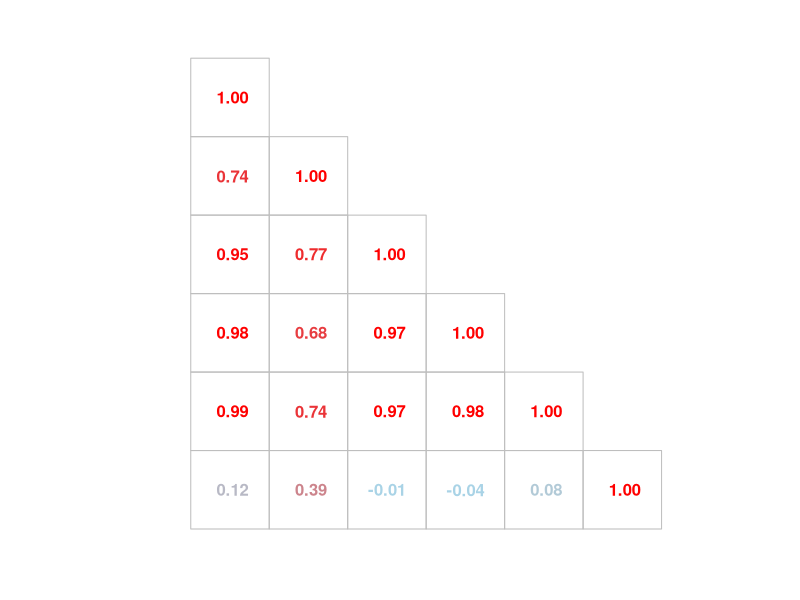

Source code (R): (Note: this script raises an error after producing the figure.)
#Ce script correspond à la modélisation des différentes séries temporelles

#rm(list=ls())
setwd("PFE_Time_Series")
library(tseries)
library(forecast)
library(corrplot)

annuelle <- read.csv("Data/Data_Annuel.csv", sep=";", dec=",", nrows=30)
trim <- read.csv("Data/Data_Trim.csv", sep=";", dec=",")

cor.mtest <- function(mat, conf.level = 0.95){
  mat <- as.matrix(mat)
  n <- ncol(mat)
  p.mat <- lowCI.mat <- uppCI.mat <- matrix(NA, n, n)
  diag(p.mat) <- 0
  diag(lowCI.mat) <- diag(uppCI.mat) <- 1
  for(i in 1:(n-1)){
    for(j in (i+1):n){
      tmp <- cor.test(mat[,i], mat[,j], conf.level = conf.level)
      p.mat[i,j] <- p.mat[j,i] <- tmp$p.value
      lowCI.mat[i,j] <- lowCI.mat[j,i] <- tmp$conf.int[1]
      uppCI.mat[i,j] <- uppCI.mat[j,i] <- tmp$conf.int[2]
    }
  }
  return(list(p.mat, lowCI.mat, uppCI.mat))
}
res<-cor.mtest(annuelle, 0.95)
res

#Visualisation de la matrice de correlation
corrplot(cor(annuelle[1:28,]), method = "number", type="lower", p.mat=res[[1]], insig="pch", col=colorRampPalette(c("blue", "light blue", "red"))(50))

###Séries temporelles MSE
MSEAnn<-visualisation(annuelle$MSE, 1990, 2017, 1, "de la masse salariale annuelle")
MSETrim<-visualisation(trim$MSE, 1990, c(2017,2), 4, "de la masse salariale trimestrielle")

MSEAnnTrain <- window(MSEAnn, start=1990, end=2015)
MSETrimTrain <- window(MSETrim, start=1990, end=c(2015,4))
MSEAnnTest <- window(MSEAnn, start=2016)
MSETrimTest <- window(MSETrim, start=2016, end=c(2017,2))

##Lissage Exponentiel
MSEAnnPred<-lissage_exponentiel(MSEAnnTrain, 1990, 2015, 1, 2)

plot(MSEAnnTest, type='l', ylim=c(min(MSEAnnTest,MSEAnnPred$mean),max(MSEAnnTest,MSEAnnPred$mean)),
     main="Comparaison entre la prédiction du lissage exponentiel et 
     les valeurs réelles pour la masse salariale annuelle")
lines(MSEAnnPred$mean, col="red")

plot(MSEAnnTrain, type="l", ylim=c(min(MSEAnnTrain,MSEAnnPred$fitted),max(MSEAnnTrain,MSEAnnPred$fitted)),
     main="Comparaison entre les données prédites par le lissage et 
     les valeurs réelles pour la masse salariale annuelle")
lines(MSEAnnPred$fitted, col="red")

MSETrimPred<-lissage_exponentiel(MSETrimTrain, 1990, 2015, 4, 6)

plot(MSETrimTest, type='l', ylim=c(min(MSETrimTest,MSETrimPred$mean),max(MSETrimTest,MSETrimPred$mean)),
     main="Comparaison entre la prédiction du lissage exponentiel et
     les valeurs réelles pour la masse salariale trimestrielle")
lines(MSETrimPred$mean, col='red')

##Modèles SARIMA
#Train

ARIMAMSETrimTrain <- auto.arima(MSETrimTrain, stationary = F)
plot(MSETrimTrain, main="Comparaison entre le modèle SARIMA et les données
    d'apprentissage pour la masse salariale trimestrielle")
lines(ARIMAMSETrimTrain$fitted, col="red")

ARIMAMSEAnnTrain <- auto.arima(MSEAnnTrain, stationary = F)
plot(MSEAnnTrain, main="Comparaison entre le modèle ARIMA et les données
    d'apprentissage pour la masse salariale annuelle", 
    ylim=c(min(MSEAnnTrain,ARIMAMSEAnnTrain$fitted),max(MSEAnnTrain,ARIMAMSEAnnTrain$fitted)))
lines(ARIMAMSEAnnTrain$fitted, col="red")

#Test
ARIMAMSETrimTest <- forecast(ARIMAMSETrimTrain, h=6)
plot(MSETrimTest, main="Comparaison entre le modèle SARIMA et les données de
    validation pour la masse salariale trimestrielle")
lines(ARIMAMSETrimTest$mean, col="red")

ARIMAMSEAnnTest <- forecast(ARIMAMSEAnnTrain, h = 2)
plot(MSEAnnTest, main="Comparaison entre le modèle ARIMA et les données de 
    validation pour la masse salariale annuelle",
    ylim=c(min(MSEAnnTest,ARIMAMSEAnnTest$mean),max(MSEAnnTest,ARIMAMSEAnnTest$mean)))
lines(ARIMAMSEAnnTest$mean, col="red")

##Choix du modèle
best_model(MSEAnnTest, MSEAnnPred$mean, ARIMAMSEAnnTest$mean)
#-> Lissage Exponentiel
best_model(MSETrimTest, MSETrimPred$mean, ARIMAMSETrimTest$mean)
#-> Lissage Exponentiel

###SMIC
SMICAnn<-visualisation(annuelle$SMIC, 1990, 2019, 1, "du SMIC annuel")
SMICTrim<-visualisation(trim$SMIC, 1990, 2017, 4, "du SMIC trimestriel")

#On sépare les séries : modélisations jusque 2015, prévision à partir de 2016

SMICAnnTrain <- window(SMICAnn, start=1990, end=2015)
SMICTrimTrain <- window(SMICTrim, start=1990, end=c(2015,4))
SMICAnnTest <- window(SMICAnn, start=2016)
SMICTrimTest <- window(SMICTrim, start=2016)

##Lissage exponentiel
SMICAnnPred<-lissage_exponentiel(SMICAnnTrain, 1990, 2015, 1, 4)

plot(SMICAnnTest, type='l', 
     ylim=c(min(SMICAnnTest,SMICAnnPred$mean),max(SMICAnnTest,SMICAnnPred$mean)),
     main="Comparaison entre la prédiction du lissage exponentiel et les 
      valeurs réelles pour le SMIC annuel")
lines(SMICAnnPred$mean, col="red")

SMICTrimPred<-lissage_exponentiel(SMICTrimTrain, 1990, 2015, 1, 8)

plot(SMICTrimTest, type='l', 
     ylim=c(min(SMICTrimTest,SMICTrimPred$mean),max(SMICTrimTest,SMICTrimPred$mean)),
     main="Comparaison entre la prédiction du lissage exponentiel et les
      valeurs réelles pour le SMIC trimestriel")
lines(SMICTrimPred$mean, col='red')

##Modèles SARIMA

#Train

ARIMASMICTrimTrain <- auto.arima(SMICTrimTrain, stationary = F)
plot(SMICTrimTrain, main="Comparaison entre le modèle SARIMA et les données 
      d'apprentissage pour le SMIC trimestriel")
lines(ARIMASMICTrimTrain$fitted, col="red")

ARIMASMICAnnTrain <- auto.arima(SMICAnnTrain, stationary = F)
plot(SMICAnnTrain, main="Comparaison entre le modèle ARIMA et les données
      d'apprentissage pour le SMIC annuel")
lines(ARIMASMICAnnTrain$fitted, col="red")

#Test
ARIMASMICTrimTest <- forecast(ARIMASMICTrimTrain, h = 8)
plot(SMICTrimTest, main="Comparaison entre le modèle SARIMA et les données de
      validation pour le SMIC trimestriel", 
     ylim=c(min(SMICTrimTest,ARIMASMICTrimTest$mean),max(SMICTrimTest,ARIMASMICTrimTest$mean)))
lines(ARIMASMICTrimTest$mean, col="red")

ARIMASMICAnnTest <- forecast(ARIMASMICAnnTrain, h = 4)
plot(SMICAnnTest, main="Comparaison entre le modèle ARIMA et les données de
      validation pour le SMIC annuel", 
     ylim=c(min(SMICAnnTest,ARIMASMICAnnTest$mean),max(SMICAnnTest,ARIMASMICAnnTest$mean)))
lines(ARIMASMICAnnTest$mean, col="red")

##Choix du modèle
best_model(SMICAnnTest, SMICAnnPred$mean, ARIMASMICAnnTest$mean)
#-> modèle ARIMA
best_model(SMICTrimTest, SMICTrimPred$mean, ARIMASMICTrimTest$mean)
#-> modèle SARIMA

###PIB
PIBAnn<-visualisation(annuelle$PIB, 1990, 2019, 1, "du PIB annuel")
PIBTrim<-visualisation(trim$PIB, 1990, 2017, 4, "du PIB trimestriel")
PIBTrim<-window(PIBTrim, end=c(2017,1))

#On sépare les séries : modélisations jusque 2015, prévision à partir de 2016
PIBAnnTrain <- window(PIBAnn, start=1990, end=2015)
PIBTrimTrain <- window(PIBTrim, start=1990, end=c(2015,4))
PIBAnnTest <- window(PIBAnn, start=2016)
PIBTrimTest <- window(PIBTrim, start=2016, end=c(2017,1))

##Lissage Exponentiel
PIBAnnPred<-lissage_exponentiel(PIBAnnTrain, 1990, 2015, 1, 4)

plot(PIBAnnTest, type='l',
     ylim=c(min(PIBAnnTest,PIBAnnPred$mean),max(PIBAnnTest,PIBAnnPred$mean)),
     main="Comparaison entre la prédiction du lissage exponentiel et les 
      valeurs réelles pour le PIB annuel")
lines(PIBAnnPred$mean, col="red")

PIBTrimPred<-lissage_exponentiel(PIBTrimTrain, 1990, 2015, 1, 5)

plot(PIBTrimTest, type='l', 
     ylim=c(min(PIBTrimTest,PIBTrimPred$mean),max(PIBTrimTest,PIBTrimPred$mean)),
     main="Comparaison entre la prédiction du lissage exponentiel et les
      valeurs réelles pour le PIB trimestriel")
lines(PIBTrimPred$mean, col='red')

##Modèles SARIMA

#Train
ARIMAPIBTrimTrain <- auto.arima(PIBTrimTrain, stationary = F)
plot(PIBTrimTrain, main="Comparaison entre le modèle SARIMA et les données 
      d'apprentissage pour le PIB trimestriel")
lines(ARIMAPIBTrimTrain$fitted, col="red")

ARIMAPIBAnnTrain <- auto.arima(PIBAnnTrain, stationary = F)
plot(PIBAnnTrain, main="Comparaison entre le modèle ARIMA et les données 
      d'apprentissage pour le PIB annuel")
lines(ARIMAPIBAnnTrain$fitted, col="red")

#Test
ARIMAPIBTrimTest <- forecast(ARIMAPIBTrimTrain, h = 5)
plot(PIBTrimTest, main="Comparaison entre le modèle SARIMA et les données de 
      validation pour le PIB trimestriel",
     ylim=c(min(PIBTrimTest,ARIMAPIBTrimTest$mean),max(PIBTrimTest,ARIMAPIBTrimTest$mean)))
lines(ARIMAPIBTrimTest$mean, col="red")

ARIMAPIBAnnTest <- forecast(ARIMAPIBAnnTrain, h = 4)
plot(PIBAnnTest, main="Comparaison entre le modèle ARIMA et les données de 
      validation pour le PIB trimestriel")
lines(ARIMAPIBAnnTest$mean, col="red")

##Choix du modèle
best_model(PIBAnnTest, PIBAnnPred$mean, ARIMAPIBAnnTest$mean)
#-> Modèle ARIMA
best_model(PIBTrimTest, PIBTrimPred$mean, ARIMAPIBTrimTest$mean)
#-> Modèle SARIMA

###Taux de chômage

TCHOAnn<-visualisation(annuelle$TCHO, 1990, 2019, 1, "du taux de chômage annuel")
TCHOTrim<-visualisation(trim$TCHO, 1990, 2017, 4, "du taux de chômage trimestriel")

TCHOAnnTrain <- window(TCHOAnn, start=1990, end=2015)
TCHOTrimTrain <- window(TCHOTrim, start=1990, end=c(2015,4))
TCHOAnnTest <- window(TCHOAnn, start=2016)
TCHOTrimTest <- window(TCHOTrim, start=2016)

##Lissage Exponentiel

TCHOAnnPred<-lissage_exponentiel(TCHOAnnTrain, 1990, 2016, 1, 4)

plot(TCHOAnnTest, type='l',
     ylim=c(min(TCHOAnnTest,TCHOAnnPred$mean),max(TCHOAnnTest,TCHOAnnPred$mean)),
     main="Comparaison entre la prédiction du lissage exponentiel et les 
      valeurs réelles pour le taux de chômage annuel")
lines(TCHOAnnPred$mean, col="red")

TCHOTrimPred<-lissage_exponentiel(TCHOTrimTrain, 1990, 2016, 1, 8)

plot(TCHOTrimTest, type='l',
     main="Comparaison entre la prédiction du lissage exponentiel et les 
      valeurs réelles pour le taux de chômage trimestriel")
lines(TCHOTrimPred$mean, col='red')
##Modèles SARIMA

#Train
ARIMATCHOTrimTrain <- auto.arima(TCHOTrimTrain, stationary = F)
plot(TCHOTrimTrain, main="Comparaison entre le modèle ARIMA et les données 
      d'apprentissage pour le taux de chômage trimestriel")
lines(ARIMATCHOTrimTrain$fitted, col="red")

ARIMATCHOAnnTrain <- auto.arima(TCHOAnnTrain, stationary = F)
plot(TCHOAnnTrain, main="Comparaison entre le modèle ARMA et les données 
      d'apprentissage pour le taux de chômage annuel")
lines(ARIMATCHOAnnTrain$fitted, col="red")

#Test
ARIMATCHOTrimTest <- forecast(ARIMATCHOTrimTrain, h = 8)
plot(TCHOTrimTest, main="Comparaison entre le modèle ARIMA et les données de 
      validation pour le taux de chômage trimestriel")
lines(ARIMATCHOTrimTest$mean, col="red")

ARIMATCHOAnnTest <- forecast(ARIMATCHOAnnTrain, h = 4)
plot(TCHOAnnTest, main="Comparaison entre le modèle ARMA et les données de 
      validation pour le taux de chômage annuel")
lines(ARIMATCHOAnnTest$mean, col="red")

##Choix du modèle
best_model(TCHOAnnTest, TCHOAnnPred$mean, ARIMATCHOAnnTest$mean)
#-> Lissage Exponentiel
best_model(TCHOTrimTest, TCHOTrimPred$mean, ARIMATCHOTrimTest$mean)
#-> Modèle ARIMA

###Aged

AGEDAnn<-visualisation(annuelle$AGED, 1990, 2019, 1, "aged")

AGEDAnnTrain <- window(AGEDAnn, start=1990, end=2015)
AGEDAnnTest <- window(AGEDAnn, start=2016)


##Lissage Exponentiel
AGEDAnnPred<-lissage_exponentiel(AGEDAnnTrain, 1990, 2015, 1, 4)

plot(AGEDAnnTest, type='l',
     main="Comparaison entre la prédiction du lissage exponentiel et les 
      valeurs réelles pour le AGED annuel", ylim=c(min(AGEDAnnPred$mean), max(AGEDAnnTest)))
lines(AGEDAnnPred$mean, col="red")

##Modèles SARIMA

#Train
ARIMAAGEDAnnTrain <- auto.arima(AGEDAnnTrain, stationary = F)
plot(AGEDAnnTrain, main="Comparaison entre le modèle ARIMA et les données 
      d'apprentissage pour le AGED annuel")
lines(ARIMAAGEDAnnTrain$fitted, col="red")

#Test
ARIMAAGEDAnnTest <- forecast(ARIMAAGEDAnnTrain, h = 4)
plot(AGEDAnnTest, main="Comparaison entre le modèle ARIMA et les données de 
      validation pour le AGED annuel")
lines(ARIMAAGEDAnnTest$mean, col="red")

##Choix du modèle
best_model(AGEDAnnTest, AGEDAnnPred$mean, ARIMAAGEDAnnTest$mean)
#-> Modèle ARIMA

